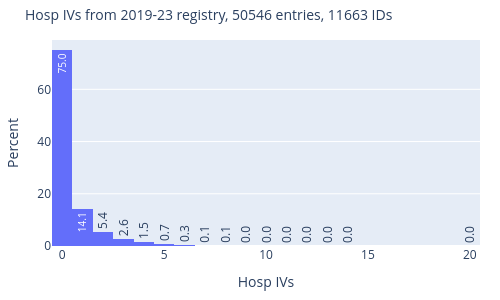
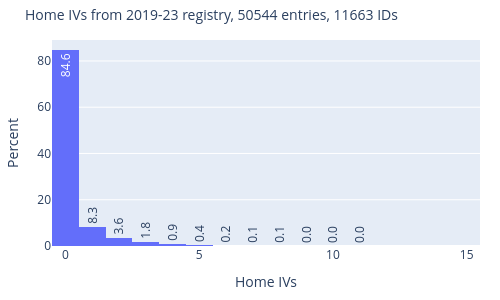

The code cell stored with these charts, in order, in its notebook:
### Code cell
# Check number of IVs, now showing normalized percentage per bar and showing the percent label per bar
import plotly.express as px

for col in ["Hosp IVs", "Home IVs"]:
    fig = px.histogram(df, x=col, histnorm="percent", text_auto=".1f")
    fig.update_traces(textangle=270)
    ids = df[~df[col].isna()].ID.nunique()
    notnan = (~df[col].isna()).sum()
    title = f"{col} from 2019-23 registry, {notnan} entries, {ids} IDs"
    fig.update_layout(
        height=300,
        width=500,
        title=dict(text=title, font=dict(size=14)),
        margin=dict(l=40, r=20, t=40, b=40),
        xaxis_title=col,
        yaxis_title="Percent",
    )
    fig.show()
    fig.write_image(f"{dh.get_path_to_main()}PlotsCFR/{title}.pdf")

# CCL: 75% of individuals had no hosp IVs between 2019 and 2023. 85% no home IVs. Trikata arrived in nov 2020

### Figure 1 — Plotly figure (JSON) as saved in the notebook; plotly's stock layout.template omitted (floating-point values rounded to 4 significant figures; data arrays with more than 128 entries replaced by an {"elided": "..."} marker saying what was removed)
{"data": [{"alignmentgroup": "True", "bingroup": "x", "histnorm": "percent", "hovertemplate": "Hosp IVs=%{x}<br>percent=%{y}<extra></extra>", "legendgroup": "", "marker": {"color": "#636efa", "pattern": {"shape": ""}}, "name": "", "offsetgroup": "", "orientation": "v", "showlegend": false, "textangle": -90, "texttemplate": "%{value:.1f}", "type": "histogram", "x": {"elided": "50579 int values"}, "xaxis": "x", "yaxis": "y"}], "layout": {"barmode": "relative", "height": 300, "legend": {"tracegroupgap": 0}, "margin": {"b": 40, "l": 40, "r": 20, "t": 40}, "title": {"font": {"size": 14}, "text": "Hosp IVs from 2019-23 registry, 50546 entries, 11663 IDs"}, "width": 500, "xaxis": {"anchor": "y", "domain": [0, 1], "title": {"text": "Hosp IVs"}}, "yaxis": {"anchor": "x", "domain": [0, 1], "title": {"text": "Percent"}}}}

### Figure 2 — Plotly figure (JSON) as saved in the notebook; plotly's stock layout.template omitted (floating-point values rounded to 4 significant figures; data arrays with more than 128 entries replaced by an {"elided": "..."} marker saying what was removed)
{"data": [{"alignmentgroup": "True", "bingroup": "x", "histnorm": "percent", "hovertemplate": "Home IVs=%{x}<br>percent=%{y}<extra></extra>", "legendgroup": "", "marker": {"color": "#636efa", "pattern": {"shape": ""}}, "name": "", "offsetgroup": "", "orientation": "v", "showlegend": false, "textangle": -90, "texttemplate": "%{value:.1f}", "type": "histogram", "x": {"elided": "50579 int values"}, "xaxis": "x", "yaxis": "y"}], "layout": {"barmode": "relative", "height": 300, "legend": {"tracegroupgap": 0}, "margin": {"b": 40, "l": 40, "r": 20, "t": 40}, "title": {"font": {"size": 14}, "text": "Home IVs from 2019-23 registry, 50544 entries, 11663 IDs"}, "width": 500, "xaxis": {"anchor": "y", "domain": [0, 1], "title": {"text": "Home IVs"}}, "yaxis": {"anchor": "x", "domain": [0, 1], "title": {"text": "Percent"}}}}
